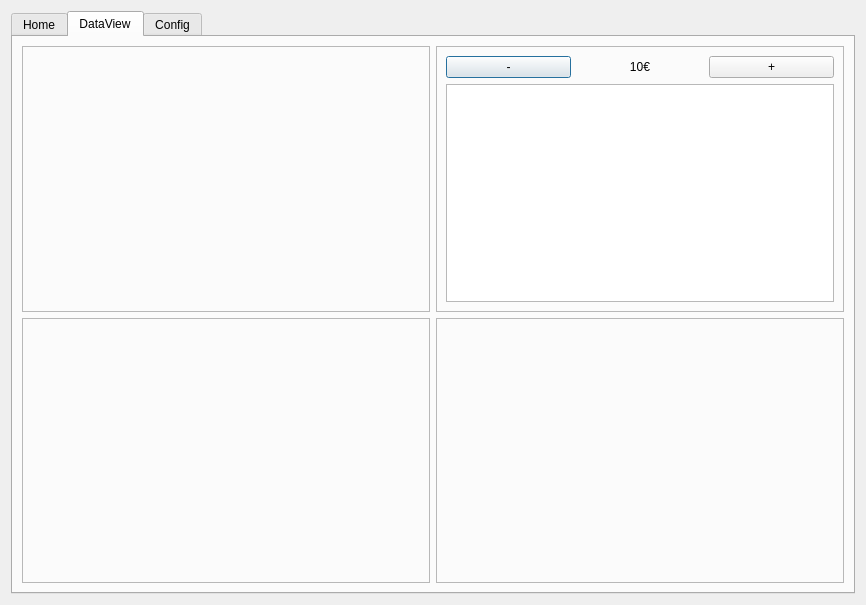
<?xml version="1.0" encoding="UTF-8"?>
<ui version="4.0">
 <class>Dialog</class>
 <widget class="QDialog" name="Dialog">
  <property name="geometry">
   <rect>
    <x>0</x>
    <y>0</y>
    <width>866</width>
    <height>605</height>
   </rect>
  </property>
  <property name="windowTitle">
   <string>Bitpanda GE Data Viewer</string>
  </property>
  <layout class="QGridLayout" name="gridLayout_2">
   <item row="0" column="0">
    <widget class="QTabWidget" name="tabWidget">
     <property name="sizePolicy">
      <sizepolicy hsizetype="Expanding" vsizetype="Expanding">
       <horstretch>0</horstretch>
       <verstretch>0</verstretch>
      </sizepolicy>
     </property>
     <property name="currentIndex">
      <number>1</number>
     </property>
     <property name="movable">
      <bool>true</bool>
     </property>
     <widget class="QWidget" name="tabHome">
      <attribute name="title">
       <string>Home</string>
      </attribute>
     </widget>
     <widget class="QWidget" name="tabDataView">
      <attribute name="title">
       <string>DataView</string>
      </attribute>
      <layout class="QGridLayout" name="gridLayout">
       <item row="0" column="0">
        <widget class="QFrame" name="f11">
         <property name="frameShape">
          <enum>QFrame::StyledPanel</enum>
         </property>
         <property name="frameShadow">
          <enum>QFrame::Raised</enum>
         </property>
        </widget>
       </item>
       <item row="1" column="1">
        <widget class="QFrame" name="f22">
         <property name="frameShape">
          <enum>QFrame::StyledPanel</enum>
         </property>
         <property name="frameShadow">
          <enum>QFrame::Raised</enum>
         </property>
         <layout class="QGridLayout" name="gridLayout_3">
          <item row="0" column="0">
           <spacer name="verticalSpacer">
            <property name="orientation">
             <enum>Qt::Vertical</enum>
            </property>
            <property name="sizeHint" stdset="0">
             <size>
              <width>20</width>
              <height>245</height>
             </size>
            </property>
           </spacer>
          </item>
         </layout>
        </widget>
       </item>
       <item row="1" column="0">
        <widget class="QFrame" name="f21">
         <property name="frameShape">
          <enum>QFrame::StyledPanel</enum>
         </property>
         <property name="frameShadow">
          <enum>QFrame::Raised</enum>
         </property>
        </widget>
       </item>
       <item row="0" column="1">
        <widget class="QFrame" name="f12">
         <property name="frameShape">
          <enum>QFrame::StyledPanel</enum>
         </property>
         <property name="frameShadow">
          <enum>QFrame::Raised</enum>
         </property>
         <layout class="QGridLayout" name="gridLayout_4">
          <item row="0" column="0">
           <widget class="QPushButton" name="bDeapthMinus">
            <property name="text">
             <string>-</string>
            </property>
           </widget>
          </item>
          <item row="0" column="1">
           <widget class="QLabel" name="lDeapthPrice">
            <property name="text">
             <string>10€</string>
            </property>
            <property name="textFormat">
             <enum>Qt::AutoText</enum>
            </property>
            <property name="alignment">
             <set>Qt::AlignCenter</set>
            </property>
           </widget>
          </item>
          <item row="0" column="2">
           <widget class="QPushButton" name="bDeapthPlus">
            <property name="text">
             <string>+</string>
            </property>
           </widget>
          </item>
          <item row="1" column="0" colspan="3">
           <widget class="QGraphicsView" name="gVDeapthChart"/>
          </item>
         </layout>
        </widget>
       </item>
      </layout>
     </widget>
     <widget class="QWidget" name="tabConfig">
      <attribute name="title">
       <string>Config</string>
      </attribute>
     </widget>
    </widget>
   </item>
  </layout>
 </widget>
 <resources/>
 <connections/>
</ui>
